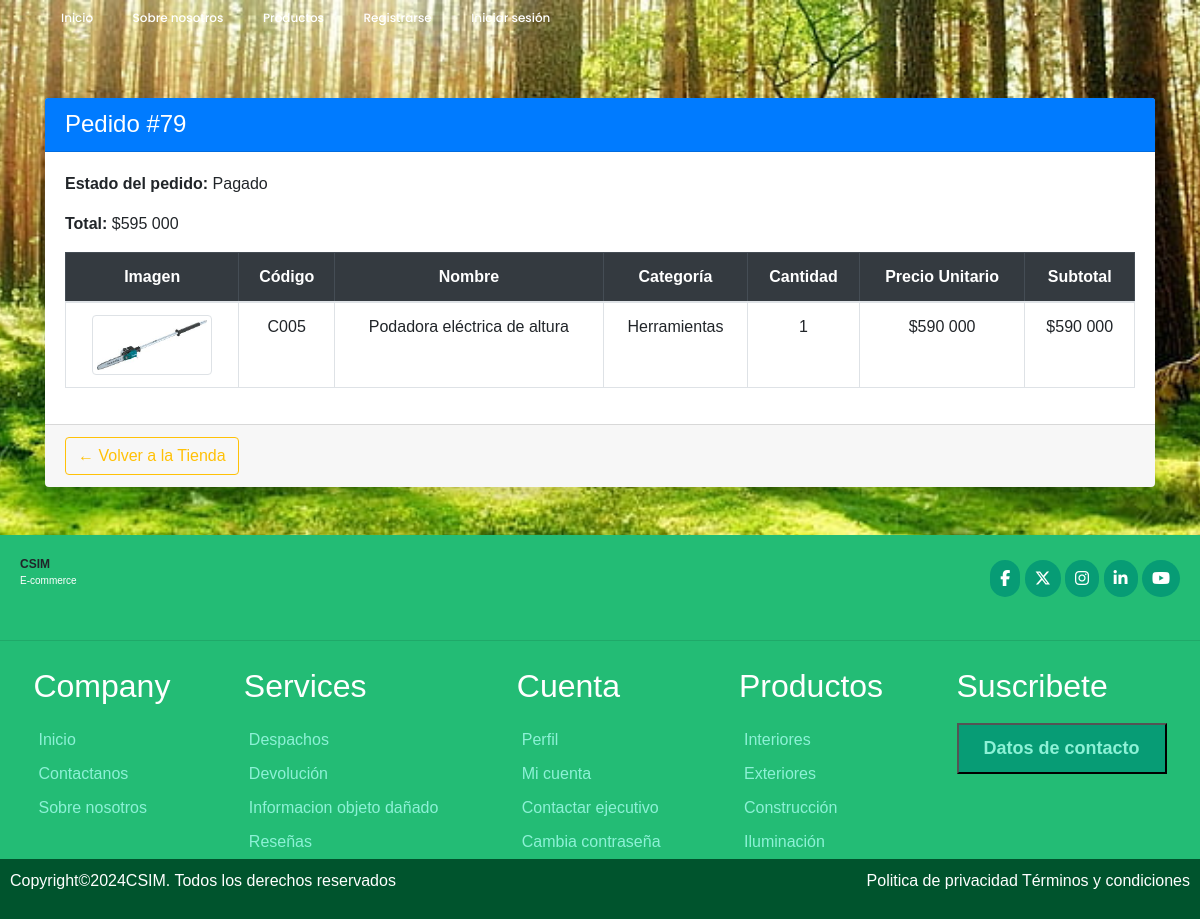
Screenshot of /detallepedido/79 with the database file from the repository.
### ferreteria/models.py (models this page shows, shortened)
class DetallePedido(models.Model):
    id_pedido = models.ForeignKey('Pedido',on_delete=models.CASCADE,blank=True)
    id_detalle_pedido= models.AutoField(primary_key=True)
    id_producto = models.ForeignKey('Producto', on_delete=models.CASCADE)
    cantidad = models.IntegerField()
    subtotal = models.BigIntegerField()

class Pedido(models.Model):
    id_pedido = models.AutoField(primary_key=True)
    user = models.ForeignKey(User, on_delete=models.CASCADE, default=1)
    fecha_compra = models.DateTimeField(auto_now_add=True)
    ESTADOS_PEDIDO = [
        ('creado', 'Creado'),
        ('pendiente', 'Pendiente'),
        ('pagado', 'Pagado'),
        ('rechazado','Pago Rechazado'),
        ('preparando', 'Preparando orden'),
        ('despachado', 'Despachado'),
        ('entregado', 'Entregado'),
    ]
    estado = models.CharField(max_length=20, choices = ESTADOS_PEDIDO, default='creado')
    OPCIONES_ENVIO = [
        ('retiro', 'Retiro en tienda ($0)'),
        ('domicilio', 'Despacho a domicilio ($5.000)'),
    ]
    tipo_envio = models.CharField(max_length=20, choices=OPCIONES_ENVIO,default='retiro')
    TIPO_PAGO = [
        ('transferencia', 'Transferencia'),
        ('tarjeta', 'Tarjeta'),
    ]
    tipo_pago = models.CharField(max_length=20,choices=TIPO_PAGO,default='transferencia')
    total = models.BigIntegerField()
    def __str__(self):
        return str(self.id_pedido)

class Producto(models.Model):
    idProducto = models.CharField(primary_key=True, max_length=5, verbose_name='Id Producto')
    nombre = models.CharField(max_length=50, verbose_name='Nombre del producto')
    descripcion = models.CharField(max_length=400,verbose_name='Descripcion de producto')
    precio = models.IntegerField(null=True, verbose_name='Ingrese precio producto')
    imagen= models.ImageField(upload_to="imagenes", null=True, verbose_name='Imagen')
    stock = models.IntegerField(verbose_name='stock',default=0)
    categoria= models.ForeignKey('Categoria', on_delete=models.CASCADE, verbose_name='Categoria')

class Categoria(models.Model):
    idCategoria = models.IntegerField(primary_key=True, verbose_name='Id Categoria')
    nombreCategoria= models.CharField(max_length=40, verbose_name='Nombre Categoria')
    def __str__(self):
        return self.nombreCategoria

### ferreteria/views.py (the view)
# urls.py: path('detallepedido/<id>', views.detalle_pedidosAdmin, name="detallepedido"),
def detalle_pedidosAdmin(request,id):
    detalles = DetallePedido.objects.filter(id_pedido=id)
    return render (request, 'detallepedido.html', {'detalles':detalles})

### ferreteria/context_processor.py (called while the page is built, shortened)
def total_carrito(request):
    total = 0
    return {'total_carrito':int(total)}

### ferreteria/templates/detallepedido.html (shortened to what this page needs)
{% extends 'base.html' %}
{% load static %}
{% load humanize %}
{% block css %}
<link rel="stylesheet" href="{% static 'css/estilo.css' %}">
{% endblock %}
{% block contenido %}
<div class="container my-5">
    <div class="card shadow border-0">
        <div class="card-header bg-primary text-white">
            <h4 class="mb-0">
                {% if detalles %}
                    Pedido #{{ detalles.0.id_pedido }}
                {% else %}
                    Detalles de tu Pedido
                {% endif %}
            </h4>
        </div>
        <div class="card-body">
            {% if detalles %}
                <div class="mb-3">
                    <p><strong>Estado del pedido:</strong> {{ detalles.0.id_pedido.estado|title }}</p>
                    <p><strong>Total:</strong> ${{ detalles.0.id_pedido.total|intcomma }}</p>
                </div>
            {% elif productos %}
                <div class="mb-3">
                    <p><strong>Fecha:</strong> {{ fecha }}</p>
                    <p><strong>Tipo de envío:</strong> {{ tipo_envio }}</p>
                    <p><strong>Total:</strong> ${{ total|intcomma }}</p>
                </div>
            {% endif %}
            <div class="table-responsive">
                <table class="table table-bordered align-middle text-center">
                    <thead class="table-dark">
                        <tr>
                            <th>Imagen</th>
                            <th>Código</th>
                            <th>Nombre</th>
                            <th>Categoría</th>
                            <th>Cantidad</th>
                            <th>Precio Unitario</th>
                            <th>Subtotal</th>
                        </tr>
                    </thead>
                    <tbody>
                        {% if detalles %}
                            {% for d in detalles %}
                                <tr>
                                    <td><img src="{{ d.id_producto.imagen.url }}" class="img-thumbnail" style="height: 60px;"></td>
                                    <td>{{ d.id_producto.idProducto }}</td>
                                    <td>{{ d.id_producto.nombre }}</td>
                                    <td>{{ d.id_producto.categoria }}</td>
                                    <td>{{ d.cantidad }}</td>
                                    <td>${{ d.id_producto.precio|intcomma }}</td>
                                    <td>${{ d.subtotal|intcomma }}</td>
                                </tr>
                            {% endfor %}
                        {% endif %}
                    </tbody>
                </table>
            </div>
        </div>
        <div class="card-footer text-end">
            <a href="{% url 'tienda' %}" class="btn btn-outline-warning">← Volver a la Tienda</a>
        </div>
    </div>
</div>
{% endblock %}

### ferreteria/static/css/estilo.css (style rules this page uses)
* { margin: 0; padding: 0; box-sizing: border-box; font-family: sans-serif; }
body { font-family: "Poppins", sans-serif; background: url(../img/foto2.jpg) no-repeat center center fixed; background-size: cover; background-position: center; width: 100%; }

### rows the page displays
DetallePedido: id_pedido.id_pedido "79", id_pedido.estado "Pagado", id_pedido.total "595 000", id_producto.imagen (picture), id_producto.idProducto "C005", id_producto.nombre "Podadora eléctrica de altura", id_producto.categoria "Herramientas", cantidad "1", id_producto.precio "590 000", subtotal "590 000"
